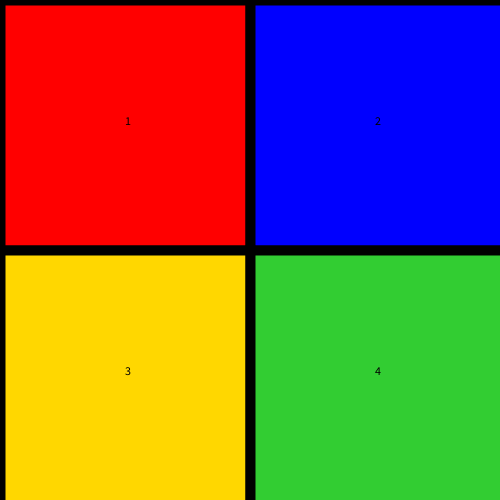
Frame 1 (no input)
Frame 60 (the mouse pressed at the canvas centre just before this capture): identical to frame 1, image omitted
Frame 120 (the mouse held since frame 60 and released just before this capture): identical to frame 1, image omitted

The Processing sketch that drew this single still picture (run headless with seeded random() and noise(); from frame 60 on, the mouse is pressed at the canvas centre):

// Processing sketch: processing_72943
// ── processing_72943.pde

//Thomas Wassel
//Norm Krumpe
//CSE 14H
//02 Oct 2012

//this is the value the user choses by typing a number
int bet = 0;
//this is a random value between 1 and 4 which the player tries to guess
int houseValue = 0;

//setup draws the table, numbers the squares and prints instructions for how to play
void setup() {
  size(500, 500);
  drawTable();
  writeText();
  makeYourBet();
}

// draw needs to be here so keyPressed works
void draw() {

}

// color the quadrants
void drawTable() { 
  strokeWeight(10);
  //This makes the upper left square and colors it red
  fill(255, 0, 0);
  rect(0, 0, width / 2, height / 2);
  //this makes the upper right square and colors it blue
  fill (0, 0, 255);
  rect(width / 2, 0, width, height / 2);
  //this makes the lower left square and colors it gold
  fill(255, 215, 0);
  rect(0, height / 2, width / 2, height);
  //this makes the lower right square and colors it green
  fill(50, 205, 50);
  rect(width / 2, height / 2, width, height);
}
// number the squared clockwise starting in the upper left corner 
void writeText() {
  fill(0);
  //number the upper left square '1'
  text(1, width / 4, height / 4); 
  //numbers the upper right square '2'
  text(2, 3 * width / 4, height / 4); 
  //numbers the lower left square '3'
  text(3, width / 4, 3 * height / 4); 
  //numbers the the lower right square '4'
  text(4, 3 * width / 4, 3 * height / 4);
}

// press either "1", "2", "3" or "4" to guess which one will be a winner
void makeYourBet() {
  System.out.println("To bet on a color, type the corresponding number");
}

//This assigns 'bet' a value depending on what you press. 
//If you press a key other than 1-4, it will assign a value of zero and you will lose.
void keyPressed() {
 if (key == '1') { 
      bet = 1;
    }
   else if ( key == '2') {
      bet = 2;
    }
   else if (key == '3') {
      bet = 3;
    }
    else if (key == '4') {
      bet = 4;
    }
    else
      bet = 0;
     println("You bet " + bet);
     calcHouseValue(); 
     println("The winning number is " + houseValue);
     playRoulette();
}

//generate a value to compare to the users bet
int calcHouseValue() {
  houseValue = (int) random(1, 5);
  return houseValue;
}

//test if the 'bet' equals the 'houseValue' and tell the user the outcome
void playRoulette() { 
  //If the user is a winner this number multiplied by 'bet' equals the winnings
  //If the user is a loser, he or she doesn't win and it prints a statement saying sorry 
  final int WINNINGS_MULTIPLYER = 2;
  if (houseValue == bet) {
    System.out.println("You are a WINNER! You won $" + bet * WINNINGS_MULTIPLYER);
  }

  else { 
    System.out.println("Sorry, better luck next time");
  }
}
